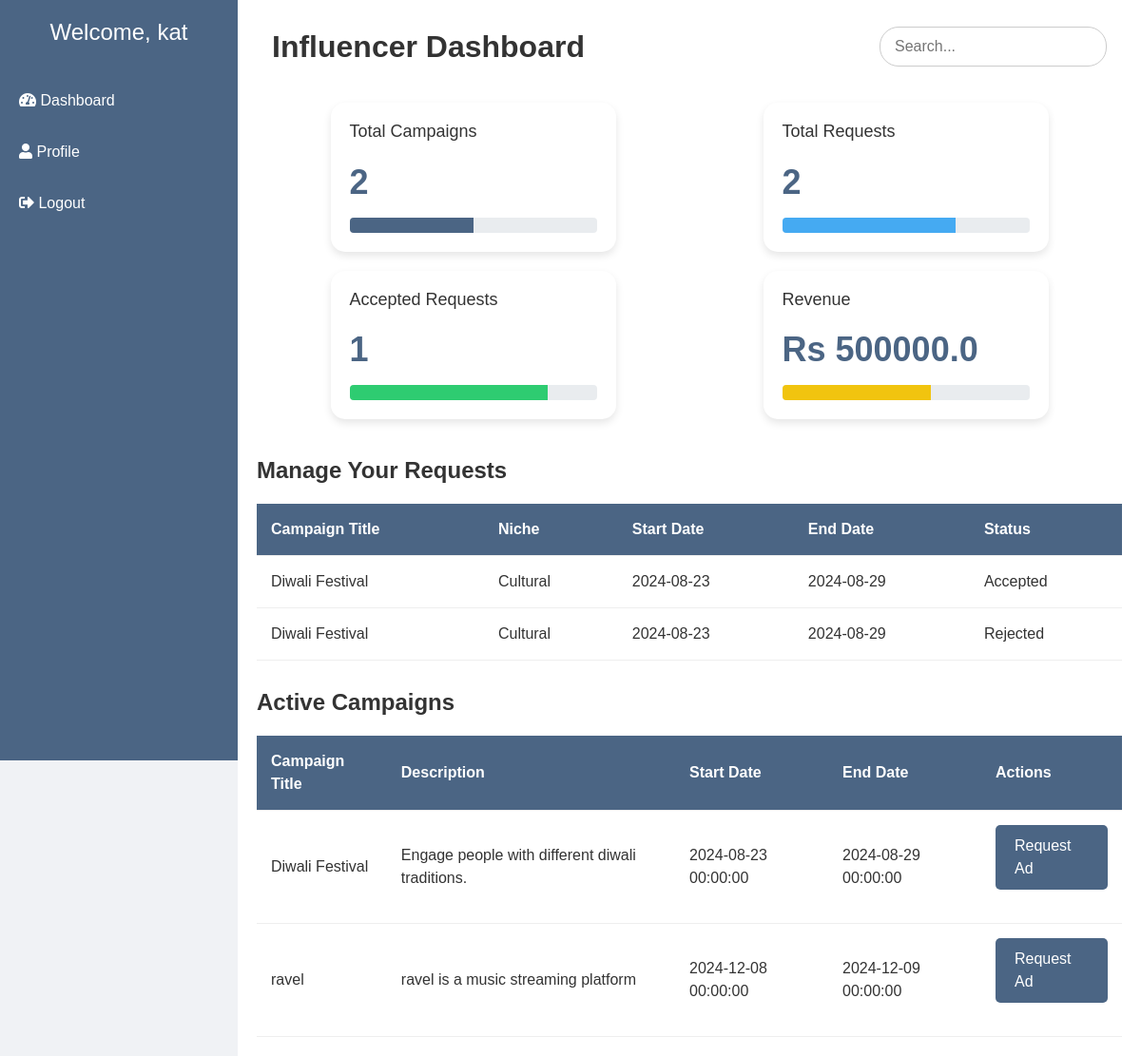
Page /influencer_dashboard (signed in) on the committed database.
### models.py (models this page shows)
class User(UserMixin, db.Model):
    id = db.Column(db.Integer, primary_key=True)
    username = db.Column(db.String(150), unique=True, nullable=False)
    email = db.Column(db.String(150), unique=True, nullable=False)
    password = db.Column(db.String(150), nullable=False)
    user_type = db.Column(db.String(50), nullable=False)
    campaigns = db.relationship('Campaign', backref='sponsor', lazy=True)
    ad_requests = db.relationship('AdRequest', backref='influencer', lazy=True, foreign_keys='AdRequest.influencer_id')
    influencer_profile = db.relationship('InfluencerProfile', backref='user_profile', overlaps="influencer_profile_data,user", uselist=False)

class AdRequest(db.Model):
    id = db.Column(db.Integer, primary_key=True)
    requirements = db.Column(db.Text, nullable=False)
    payment_amount = db.Column(db.Float, nullable=False)
    status = db.Column(db.String(50), nullable=False)
    campaign_id = db.Column(db.Integer, db.ForeignKey('campaign.id'), nullable=False)
    influencer_id = db.Column(db.Integer, db.ForeignKey('user.id'), nullable=False)
    description = db.Column(db.Text, nullable=False)
    sponsor_id = db.Column(db.Integer, db.ForeignKey('user.id'), nullable=False)

class Campaign(db.Model):
    id = db.Column(db.Integer, primary_key=True)
    title = db.Column(db.String(150), nullable=False)
    description = db.Column(db.Text, nullable=False)
    niche = db.Column(db.String(100), nullable=False)
    start_date = db.Column(db.DateTime, nullable=False)
    end_date = db.Column(db.DateTime, nullable=False)
    budget = db.Column(db.Float, nullable=False)
    goals = db.Column(db.Text, nullable=False)
    visibility = db.Column(db.String(50), nullable=False)
    sponsor_id = db.Column(db.Integer, db.ForeignKey('user.id'), nullable=False)
    ad_requests = db.relationship('AdRequest', backref='campaign', lazy=True)

### app.py (the view)
@app.route('/influencer_dashboard')
@login_required
def influencer_dashboard():
    if current_user.user_type != 'influencer':
        return redirect(url_for('index'))
    ad_requests = AdRequest.query.filter_by(influencer_id=current_user.id).all()
    accepted_requests = [request for request in ad_requests if request.status == 'Accepted']
    total_accepted_requests = len(accepted_requests)
    total_requests = len(ad_requests)
    campaigns = Campaign.query.filter_by(visibility='public').all()
    total_campaigns = len(campaigns)
    revenue = db.session.query(func.sum(AdRequest.payment_amount)).filter_by(influencer_id=current_user.id, status='Accepted').scalar()
    return render_template(
        'influencer_dashboard.html',
        ad_requests=ad_requests,
        total_accepted_requests=total_accepted_requests,
        total_requests=total_requests,
        campaigns=campaigns,
        total_campaigns=total_campaigns,
        revenue=revenue
    )

### app.py (called while the page is built)
@login_manager.user_loader
def load_user(user_id):
    return User.query.get(int(user_id))

### templates/influencer_dashboard.html (shortened to what this page needs)
<!DOCTYPE html>
<html lang="en">
<head>
    <link rel="stylesheet" href="https://cdnjs.cloudflare.com/ajax/libs/font-awesome/5.15.3/css/all.min.css" />
    <link rel="stylesheet" href="https://stackpath.bootstrapcdn.com/bootstrap/4.5.2/css/bootstrap.min.css">
</head>
<body>
    <div class="sidebar">
        <h4>Welcome, {{ current_user.username }}</h4>
        <a href="{{ url_for('influencer_dashboard') }}"><i class="fas fa-tachometer-alt"></i> Dashboard</a>
        <a href="{{ url_for('edit_influencer', influencer_id=current_user.id) }}"><i class="fas fa-user"></i> Profile</a>
        <a href="{{ url_for('logout') }}"><i class="fas fa-sign-out-alt"></i> Logout</a>
    </div>
    <div class="content">
        <div class="navbar">
            <h2>Influencer Dashboard</h2>
            <input type="text" placeholder="Search...">
        </div>
        <div class="card-wrapper">
            <div class="card-custom">
                <h5>Total Campaigns</h5>
                <div class="number">{{ total_campaigns }}</div>
                <div class="progress">
                    <div class="progress-bar" style="width: 50%; background-color: #4B6584;"></div>
                </div>
            </div>
            <div class="card-custom">
                <h5>Total Requests</h5>
                <div class="number">{{ total_requests }}</div>
                <div class="progress">
                    <div class="progress-bar" style="width: 70%; background-color: #45aaf2;"></div>
                </div>
            </div>
            <div class="card-custom">
                <h5>Accepted Requests</h5>
                <div class="number">{{ total_accepted_requests }}</div>
                <div class="progress">
                    <div class="progress-bar" style="width: 80%; background-color: #2ecc71;"></div>
                </div>
            </div>
            <div class="card-custom">
                <h5>Revenue</h5>
                <div class="number">Rs {{ revenue }}</div>
                <div class="progress">
                    <div class="progress-bar" style="width: 60%; background-color: #f1c40f;"></div>
                </div>
            </div>
        </div>
        <div class="content-section">
            <h3>Manage Your Requests</h3>
            <table class="table-custom">
                <thead>
                    <tr>
                        <th>Campaign Title</th>
                        <th>Niche</th>
                        <th>Start Date</th>
                        <th>End Date</th>
                        <th>Status</th>
                    </tr>
                </thead>
                <tbody>
                    {% for ad_request in ad_requests %}
                    <tr>
                        <td>{{ ad_request.campaign.title }}</td>
                        <td>{{ ad_request.campaign.niche }}</td>
                        <td>{{ ad_request.campaign.start_date.strftime('%Y-%m-%d') }}</td>
                        <td>{{ ad_request.campaign.end_date.strftime('%Y-%m-%d') }}</td>
                        <td>{{ ad_request.status }}</td>
                    </tr>
                    {% else %}
                    <tr>
                        <td colspan="5">No requests found.</td>
                    </tr>
                    {% endfor %}
                </tbody>
            </table>
        </div>
        <div class="content-section">
            <h3>Active Campaigns</h3>
            <table class="table-custom">
                <thead>
                    <tr>
                        <th>Campaign Title</th>
                        <th>Description</th>
                        <th>Start Date</th>
                        <th>End Date</th>
                        <th>Actions</th>
                    </tr>
                </thead>
                <tbody>
                    {% for campaign in campaigns %}
                    <tr>
                        <td>{{ campaign.title }}</td>
                        <td>{{ campaign.description }}</td>
                        <td>{{ campaign.start_date }}</td>
                        <td>{{ campaign.end_date }}</td>
                        <td>
                            <a href="#" class="btn-request-ad" onclick="openModal({{ campaign.id }})">Request Ad</a>
                        </td>
                    </tr>
                    {% else %}
                    <tr>
                        <td colspan="5">No active campaigns available.</td>
                    </tr>
                    {% endfor %}
                </tbody>
            </table>
        </div>
    </div>
</body>
</html>

### templates/influencer_dashboard.html (style rules this page uses)
body { font-family: 'Arial', sans-serif; background-color: #f0f2f5; color: #333; margin: 0; padding: 0; }
.sidebar { width: 250px; height: 100vh; position: fixed; background-color: #4B6584; padding-top: 20px; color: white; }
.sidebar h4 { text-align: center; margin-bottom: 30px; }
.sidebar a { display: block; padding: 15px 20px; color: white; text-decoration: none; font-size: 16px; transition: background-color 0.3s; }
.content { margin-left: 250px; padding: 20px; background-color: #fff; min-height: 100vh; }
.content .navbar { display: flex; justify-content: space-between; align-items: center; margin-bottom: 20px; }
.content .navbar h2 { margin: 0; font-weight: bold; }
.content .navbar input { padding: 8px 15px; border-radius: 20px; border: 1px solid #ccc; }
.card-wrapper { display: flex; justify-content: space-around; flex-wrap: wrap; }
.card-custom { background-color: #fff; border-radius: 15px; box-shadow: 0 4px 8px rgba(0, 0, 0, 0.1); padding: 20px; margin: 10px; width: 300px; transition: transform 0.3s; }
.card-custom h5 { font-size: 18px; margin-bottom: 15px; }
.card-custom .number { font-size: 36px; font-weight: bold; color: #4B6584; }
.card-custom .progress { margin-top: 10px; }
.content-section { margin-top: 30px; }
.content-section h3 { font-size: 24px; margin-bottom: 20px; font-weight: bold; }
.btn-request-ad { display: inline-block; background-color: #4B6584; color: white; padding: 10px 20px; border-radius: 5px; text-decoration: none; margin-bottom: 20px; transition: background-color 0.3s; }
.table-custom { width: 100%; border-collapse: collapse; }
.table-custom th, .table-custom td { padding: 15px; border-bottom: 1px solid #eee; }
.table-custom th { background-color: #4B6584; color: white; }

### rows in the picture
User: username "kat"
AdRequest: campaign "Diwali Festival", campaign.niche "Cultural", campaign.start_date "2024-08-23", campaign.end_date "2024-08-29", status "Accepted"
AdRequest: campaign "Diwali Festival", campaign.niche "Cultural", campaign.start_date "2024-08-23", campaign.end_date "2024-08-29", status "Rejected"
Campaign: title "Diwali Festival", description "Engage people with different diwali traditions.", start_date "2024-08-23 00:00:00", end_date "2024-08-29 00:00:00"
Campaign: title "ravel", description "ravel is a music streaming platform", start_date "2024-12-08 00:00:00", end_date "2024-12-09 00:00:00"

### other values in the picture
{{ total_campaigns }} "2"
{{ total_requests }} "2"
{{ total_accepted_requests }} "1"
{{ revenue }} "500000.0"
